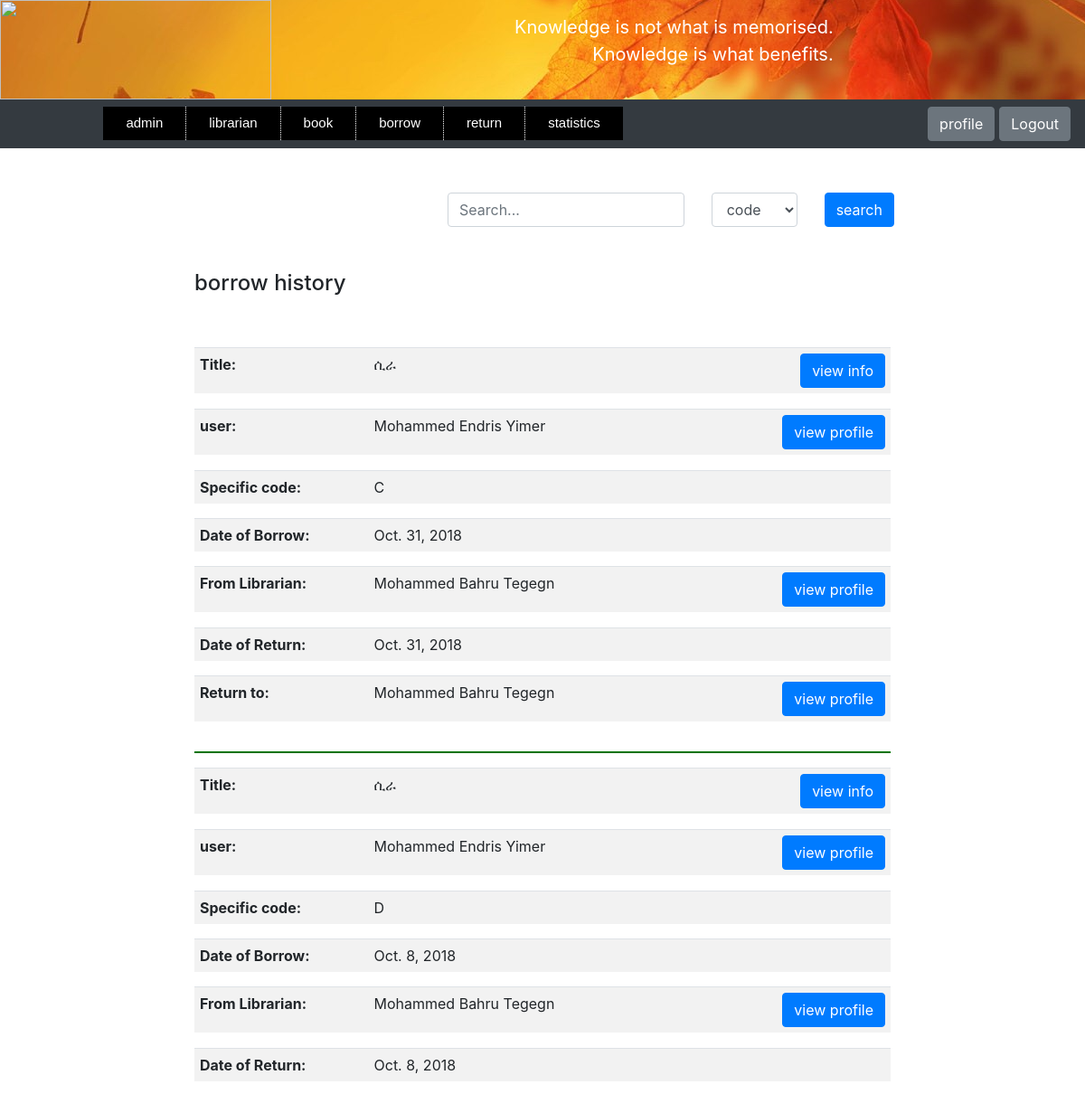
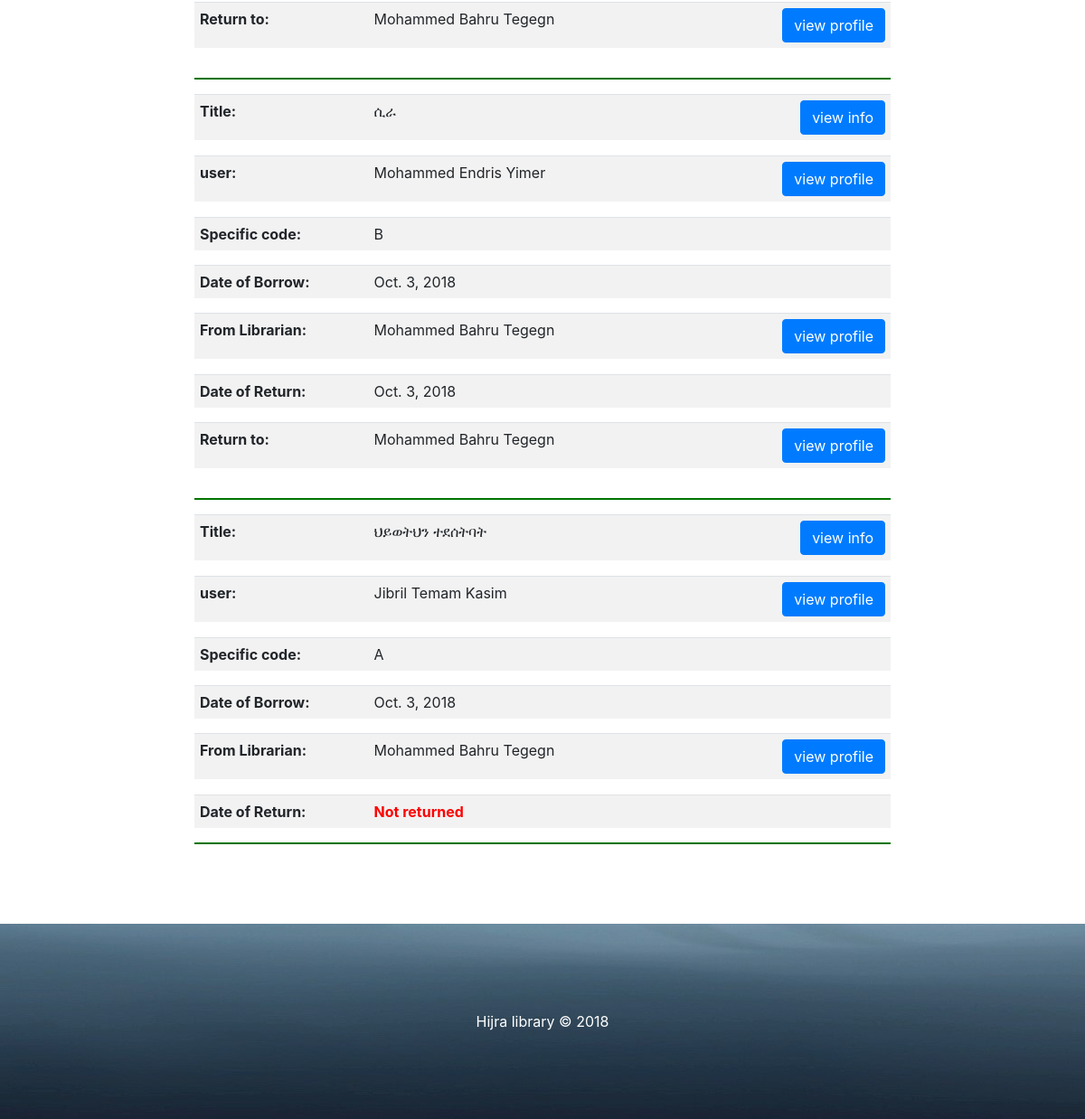
The page /search-book-borrow-by-admin/ (signed in) on the database its author committed (2 pictures, top to bottom).
### store/models.py (models this page shows, shortened)
class Borrow(models.Model):
    user = models.ForeignKey(User, on_delete=models.CASCADE)
    book = models.ForeignKey(Book, on_delete=models.CASCADE)
    librarian = models.ForeignKey(Librarian, on_delete=models.CASCADE, null=True, blank=True,
                                  related_name='borrow_librarian')
    specific_code = models.CharField(max_length=200)
    borrow_date = models.DateField()
    return_date = models.DateField(blank=True, null=True)
    return_to = models.ForeignKey(Librarian, on_delete=models.CASCADE, null=True, blank=True,
                                  related_name='return_librarian')

class Book(models.Model):
    code = models.CharField(max_length=200, unique=True)
    title = models.CharField(max_length=200)
    author = models.CharField(max_length=200)
    pub_year = models.PositiveSmallIntegerField(null=True, blank=True)
    category = models.ForeignKey(Category, on_delete=models.CASCADE, null=True, blank=True)
    description = models.TextField(blank=True)
    page = models.PositiveIntegerField()
    amount = models.PositiveIntegerField(default=1)
    specific_code = CollectionField(sort=True, unique_items=True, collection_type=set)
    borrow_specific_code = CollectionField(sort=True, unique_items=True, collection_type=set, blank=True)
    image = models.ImageField(upload_to='', blank=True, default='book.png')
    register_date = models.DateField()
    class Meta:
        unique_together = ('title', 'author', 'page')
    def image_tag(self):
        return mark_safe('<img src="%s" width="150" height="150"/>' % self.image.url)
    image_tag.short_description = 'Image'
    image_tag.allow_tags = True

class User(models.Model):
    user_id = models.CharField(max_length=200, blank=True, unique=True)
    name = models.CharField(max_length=200, help_text='Enter user Name')
    middle_name = models.CharField(max_length=200)
    last_name = models.CharField(max_length=200)
    phone_regex = RegexValidator(
        regex=r'^\+?1?\d{10,15}$',
        message='Phone number must be entered in the format : 0987654321 or +251987654321 up to 15 digits allowed'
    )
    phone = models.CharField(validators=[phone_regex], max_length=15)
    year = models.PositiveSmallIntegerField(blank=True, null=True, default=0)
    department = models.CharField(max_length=200, null=True, blank=True)
    email = models.EmailField(blank=True)
    password_regex = RegexValidator(
        regex=r'^\S{6,1024}',
        message='password must be at least 6 character'
    )
    password = models.CharField(validators=[password_regex], max_length=1024)
    password_hint = models.CharField(max_length=200, blank=True)
    sex = models.CharField(max_length=200, choices=(('male', 'male'), ('female', 'female')))
    photo = models.ImageField(blank=True, default='null.png')
    register_date = models.DateField()
    def image_tag(self):
        return mark_safe('<img src="%s" width="150" height="150"/>' % self.photo.url)
    image_tag.short_description = 'Photo'
    image_tag.allow_tags = True

class Librarian(models.Model):
    librarian_id = models.CharField(max_length=200, blank=True, unique=True)
    name = models.CharField(max_length=200)
    middle_name = models.CharField(max_length=200)
    last_name = models.CharField(max_length=200)
    phone_regex = RegexValidator(
        regex=r'^\+?1?\d{10,15}$',
        message='Phone number must be entered in the format : 0987654321 or +251987654321 up to 15 digits allowed'
    )
    phone = models.CharField(validators=[phone_regex], max_length=15)
    year = models.PositiveSmallIntegerField(blank=True, null=True, default=0)
    department = models.CharField(max_length=200, null=True, blank=True)
    email = models.EmailField(blank=True)
    password_regex = RegexValidator(
        regex=r'^\S{6,1024}',
        message='password must be at least 6 character'
    )
    password = models.CharField(validators=[password_regex], max_length=1024)
    password_hint = models.CharField(max_length=200, blank=True)
    sex = models.CharField(max_length=200, choices=(('male', 'male'), ('female', 'female')))
    photo = models.ImageField(blank=True, default='null.png')
    register_date = models.DateField()
    def image_tag(self):
        return mark_safe('<img src="%s" width="150" height="150"/>' % self.photo.url)
    image_tag.short_description = 'Photo'
    image_tag.allow_tags = True

### store/views.py (the view)
# urls.py: path('search-book-borrow-by-admin/', views.search_book_borrow_by_admin, name='search_book_borrow_by_admin'),
def search_book_borrow_by_admin(request):
    admin_id = request.session.get('admin_auth')
    if not admin_id:
        raise Http404("You are not Logged in")
    admin = Admin.objects.get(admin_id=admin_id)
    if request.method == "POST":
        form = BorrowBookSearch(request.POST)
        text = request.POST.get('search_engine')
        catalog = request.POST.get('catalog')
        if catalog == 'code':
            borrow = Borrow.objects.filter(book__code__contains=text)
        elif catalog == 'title':
            borrow = Borrow.objects.filter(book__title__contains=text)
        elif catalog == 'user_id':
            borrow = Borrow.objects.filter(user__sex=admin.sex, user__user_id__contains=text)
        else:
            borrow = Borrow.objects.filter(user__sex=admin.sex, user__name__contains=text) | \
                     Borrow.objects.filter(user__sex=admin.sex, user__last_name__contains=text) | \
                     Borrow.objects.filter(user__sex=admin.sex, user__middle_name__contains=text)
    else:
        form = BorrowBookSearch()
        borrow = Borrow.objects.all()
    borrow = sorted(borrow, key=lambda x: x.borrow_date, reverse=True)
    for i in borrow:
        i.book.photo = "Images/" + str(i.book.image)
        i.user.image = "Images/" + str(i.user.photo)
        if i.librarian:
            i.librarian.image = "Images/" + str(i.librarian.photo)
        if i.return_to:
           i.return_to.image = "Images/" + str(i.return_to.photo)
    return render(request, 'webpages/search_book_borrow_by_admin.html',
                  {'form': form, 'borrow': borrow, 'sex': admin.sex})

### store/forms.py
class BorrowBookSearch(forms.Form):
    search_engine = forms.CharField(
        label='',
        max_length=1024,
        widget=forms.TextInput(attrs={'placeholder': 'Search...'}),
    )
    catalog = ChoiceField(
        label='',
        widget=forms.Select(),
        choices=[('code', 'code'), ('title', 'title'), ('user_id', 'user id'), ('user_name', 'user name')],
        initial='code'
    )

### store/models.py (called while the page is built)
    def __str__(self):
        return self.name

### store/templates/webpages/search_book_borrow_by_admin.html (shortened to what this page needs)
<!DOCTYPE html>
<html lang="en">
<head>
    {% include "webpages/admin_page.html" %}
    {%load static%}
    {%load filter%}
    {% load widget_tweaks %}
    <link rel="stylesheet" href="{% static 'files/bootstrap/css/bootstrap.css' %}"  type="text/css" >
    <link rel="stylesheet" href="{% static 'files/style5.css' %}"  type="text/css" >
    <link rel="stylesheet" href="{% static 'files/style6.css' %}"  type="text/css" >
    <link rel="stylesheet" href="{% static 'files/style8.css' %}"  type="text/css" >
</head>
    <body>
        {% block search %}
            <div class = "container col-5" align="right" style="margin-left:40%;">
            <form  method="post" novalidate>
                <div class="row">
                    {% for field in form.visible_fields %}
                        {% if field.name == 'search_engine' %}
                            <div class="col-md-7">
                                {% render_field field class="form-control" %}
                            </div>
                        {% else %}
                           <div class="col-md-3 ">
                                {% render_field field class="form-control" %}
                            </div>
                        {% endif %}
                    {% endfor %}
                    <div class="col-md-2">
                    <button type="submit" class = "btn btn-primary"> search</button>
                    </div>
                </div>
            </form>
            </div>
            <br>
        {% endblock %}
        <div class="container col-8">
            {% if borrow %}
                    <br><h4>borrow history</h4><br><br>
                {% else %}
                    <br><h4>There is no result</h4><br>
            {% endif %}
        </div>
        {% for i in borrow %}
        <div class="container col-8">
                <table  class="table table-striped">
                    <tr>
                        <td style="width: 25%;"><strong>Title:</strong></td>
                        <td style="width: 50%;">{{i.book.title}} </td>
                        <td style="width: 25%;" align="right">
                            <input type="button"  id ="button-book-{{i.id}}" class="btn btn-primary"  onclick="bookFunction({{i.id}})"
                      value="view info" ></td>
                    </tr>
                </table>
            </div>
            <div class="container col-8">
            </div>
        {% if i.user.sex == sex %}
            <div class="container col-8">
                <table  class="table table-striped">
                    <tr>
                        <td style="width: 25%;"><strong>user:</strong></td>
                        <td style="width: 50%;">{{i.user.name}} {{i.user.middle_name}}  {{i.user.last_name}}</td>
                        <td style="width: 25%;" align="right">
                            <input type="button"  id ="button-{{i.id}}" class="btn btn-primary"  onclick="myFunction({{i.id}})"
                      value="view profile" ></td>
                    </tr>
                </table>
            </div>
            <div class="container col-8">
            </div>
            <div class="container col-8">
                <table  class="table table-striped">
                    <tr>
                        <td style="width: 25%;"><strong>Specific code:</strong></td>
                        <td style="width: 75%;">{{i.specific_code}} </td>
                    </tr>
                </table>
            </div>
            <div class="container col-8">
                <table  class="table table-striped">
                    <tr>
                        <td style="width: 25%;"><strong>Date of Borrow:</strong></td>
                        <td style="width: 75%;">{{i.borrow_date}} </td>
                    </tr>
                </table>
            </div>
            {% if i.librarian %}
                <div class="container col-8">
                    <table  class="table table-striped">
                        <tr>
                            <td style="width: 25%;"><strong>From Librarian:</strong></td>
                            <td style="width: 50%;">{{i.librarian.name}} {{i.librarian.middle_name}}  {{i.librarian.last_name}}</td>
                            <td style="width: 25%;" align="right">
                                <input type="button"  id ="button4-{{i.id}}" class="btn btn-primary"  onclick="librarianFun({{i.id}})"
                                    value="view profile" style="margin-left:15px;"></td>
                        </tr>
                    </table>
                </div>
                <div class="container col-8">
                </div>
            {% endif %}
            <div class="container col-8">
                <table  class="table table-striped">
                    <tr>
                        <td style="width: 25%;"><strong>Date of Return:</strong></td>
                        {% if i.return_date %}
                            <td style="width: 75%;">{{i.return_date}} </td>
                        {% else %}
                            <td style="color:red;width: 75%;"><strong>Not returned</strong>
                        {% endif %}
                    </tr>
                </table>
            </div>
            {% if i.return_date %}
                {% if i.return_to %}
                <div class="container col-8">
                        <table  class="table table-striped">
                            <tr>
                                <td style="width: 25%;"><strong>Return to:</strong></td>
                                <td style="width: 50%;">{{i.return_to.name}} {{i.return_to.middle_name}}  {{i.return_to.last_name}}</td>
                                <td style="width: 25%;" align="right">
                                    <input type="button"  id ="button5-{{i.id}}" class="btn btn-primary"  onclick="returnLibrarianFun({{i.id}})"
                                        value="view profile" style="margin-left:15px;"></td>
                            </tr>
                        </table>
                </div>
                <div class="container col-8">
                </div>
                {% endif %}
            {% endif %}
        {% endif %}
        <div class="container col-8"><hr></div>
        {% endfor %}
    </body>
    <footer>
        {% include "webpages/footer.html" %}
    </footer>
</html>

### store/static/files/style3.css (style rules this page uses)
a.butt:link, a.back:visited, { background-color: #11aa44; color: white; }
table, th, td { border: 1px solid black; }

### store/static/files/style6.css (style rules this page uses)
.table-striped>tbody>tr>td { padding:6px; text-font:8px; }
hr { background-color: green; border-width:2px; }

### rows shown on the page
Borrow: book "ሲራ", user.name "Mohammed", user.middle_name "Endris", user.last_name "Yimer", specific_code "C", borrow_date "Oct. 31, 2018", librarian.name "Mohammed", librarian.middle_name "Bahru", librarian.last_name "Tegegn", return_date "Oct. 31, 2018", return_to.name "Mohammed", return_to.middle_name "Bahru", return_to.last_name "Tegegn"
Borrow: book "ሲራ", user.name "Mohammed", user.middle_name "Endris", user.last_name "Yimer", specific_code "D", borrow_date "Oct. 8, 2018", librarian.name "Mohammed", librarian.middle_name "Bahru", librarian.last_name "Tegegn", return_date "Oct. 8, 2018", return_to.name "Mohammed", return_to.middle_name "Bahru", return_to.last_name "Tegegn"
Borrow: book "ሲራ", user.name "Mohammed", user.middle_name "Endris", user.last_name "Yimer", specific_code "B", borrow_date "Oct. 3, 2018", librarian.name "Mohammed", librarian.middle_name "Bahru", librarian.last_name "Tegegn", return_date "Oct. 3, 2018", return_to.name "Mohammed", return_to.middle_name "Bahru", return_to.last_name "Tegegn"
Borrow: book "ህይወትህን ተደሰትባት", user.name "Jibril", user.middle_name "Temam", user.last_name "Kasim", specific_code "A", borrow_date "Oct. 3, 2018", librarian.name "Mohammed", librarian.middle_name "Bahru", librarian.last_name "Tegegn", shows "Not returned"
